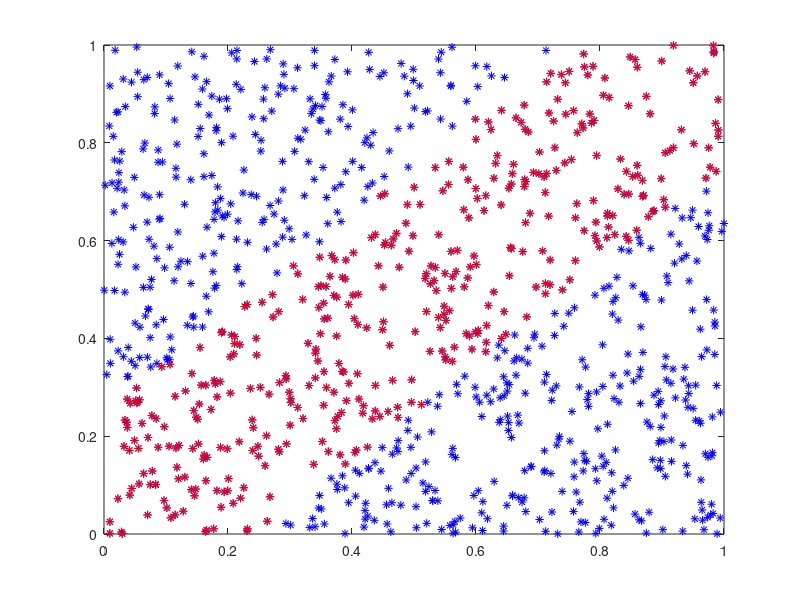

MATLAB code to generate this figure:
clear
clc
cla

N=1000;
ns=0;
for i=1:N
    x=rand;
    y=rand;
    
    plot(x,y,'*b')
    hold on
    if abs(x-y)<.25
        ns=ns+1;
        plot(x,y,'*r')
    end
end
ns
ns/N